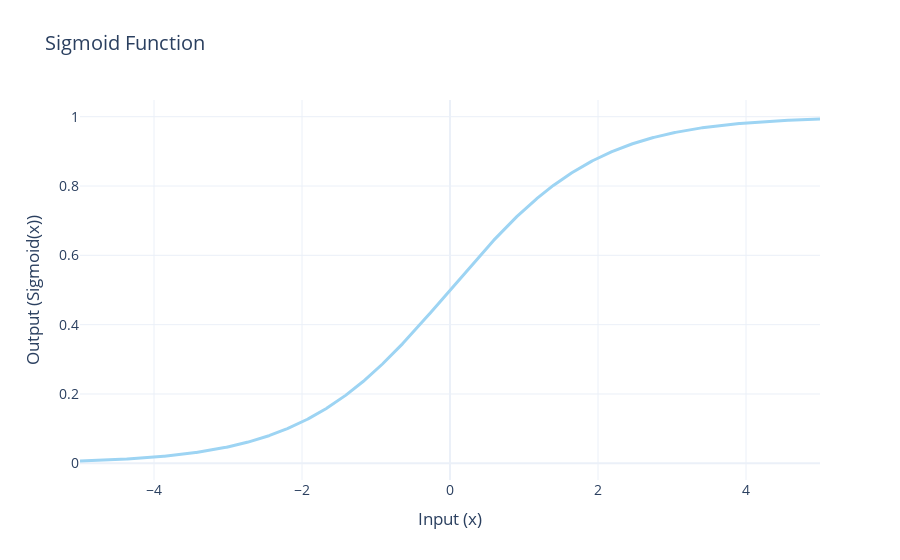

Notebook cell for this chart:
### Markdown cell above
# Sigmoïd

### Code cell
# Palette de couleurs
color_palette = ["#4B9AC7", "#4BE8E0", "#9DD4F3", "#97FBF6", "#2A7FAF", "#23B1AB", "#0E3449", "#015955"]

# Génération des données
x = np.linspace(-5, 5, num=1000)  # Plage des valeurs
sigmoid = 1 / (1 + np.exp(-x))    # Fonction sigmoïde

# Création de la figure
fig = go.Figure()

# Ajout de la trace Sigmoïde
fig.add_trace(go.Scatter(
    x=x,
    y=sigmoid,
    mode="lines",
    line=dict(color=color_palette[2], width=3),  # Style de la ligne
    name="Sigmoid"
))

# Mise en forme du graphique
fig.update_layout(
    title=dict(
        text="Sigmoid Function",
        font=dict(size=20)
    ),
    xaxis_title="Input (x)",
    yaxis_title="Output (Sigmoid(x))",
    template="plotly_white",  # Thème moderne
    font=dict(size=14),
    showlegend=False  # Suppression de la légende (inutile ici)
)

# Affichage
fig.show()

### Figure 1 — Plotly figure (JSON) as saved in the notebook; plotly's stock layout.template omitted (floating-point values rounded to 4 significant figures; data arrays with more than 128 entries replaced by an {"elided": "..."} marker saying what was removed)
{"data": [{"line": {"color": "#9DD4F3", "width": 3}, "mode": "lines", "name": "Sigmoid", "type": "scatter", "x": {"elided": "1000 float values"}, "y": {"elided": "1000 float values"}}], "layout": {"font": {"size": 14}, "showlegend": false, "title": {"font": {"size": 20}, "text": "Sigmoid Function"}, "xaxis": {"title": {"text": "Input (x)"}}, "yaxis": {"title": {"text": "Output (Sigmoid(x))"}}}}
